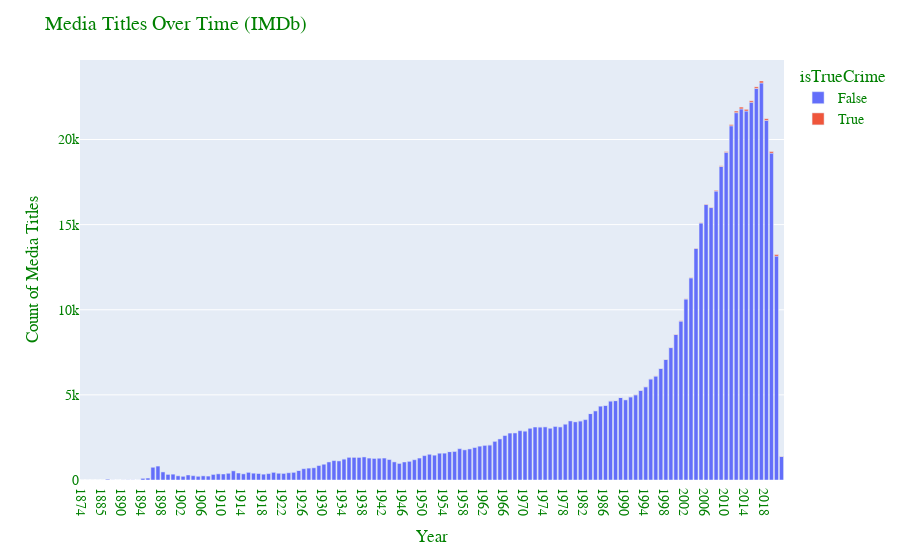

The notebook cell this image was saved under:
### Markdown cell above
### __Could this just be the result of media content increasing overall?__

Create a time series stacked bar chart from the media_titles dataframe, with the x axis being years and the y being the count of titles.  Part of the stack should be all media titles, and the remaining is specific to true crime.

 _Assumptions:_
  * IMDB is _comprehensive_, meaning it has all the titles we need to truly get a count of titles, both overall and for True Crime media.  We have already cleaned the data and dropped many titles, so we can only use this data to approximately _compare the years_ to each other.

### Code cell
media_titles_count = media_titles.groupby(['startYear', 'isTrueCrime'])['tconst'].count().reset_index()
fig = px.bar(media_titles_count, x="startYear", y="tconst", color='isTrueCrime')


fig.update_layout(
    title="Media Titles Over Time (IMDb)",
    xaxis_title="Year",
    yaxis_title="Count of Media Titles",
    font=dict(
        family="Times New Roman",
        size=14,
        color="Green"
    )
)

### Figure 1 — Plotly figure (JSON) as saved in the notebook; plotly's stock layout.template omitted (floating-point values rounded to 4 significant figures; data arrays with more than 128 entries replaced by an {"elided": "..."} marker saying what was removed)
{"data": [{"alignmentgroup": "True", "hovertemplate": "isTrueCrime=False<br>startYear=%{x}<br>tconst=%{y}<extra></extra>", "legendgroup": "False", "marker": {"color": "#636efa"}, "name": "False", "offsetgroup": "False", "orientation": "v", "showlegend": true, "textposition": "auto", "type": "bar", "x": {"elided": "140 str values"}, "xaxis": "x", "y": {"elided": "140 int values"}, "yaxis": "y"}, {"alignmentgroup": "True", "hovertemplate": "isTrueCrime=True<br>startYear=%{x}<br>tconst=%{y}<extra></extra>", "legendgroup": "True", "marker": {"color": "#EF553B"}, "name": "True", "offsetgroup": "True", "orientation": "v", "showlegend": true, "textposition": "auto", "type": "bar", "x": ["1925", "1934", "1936", "1937", "1951", "1955", "1963", "1970", "1971", "1973", "1974", "1977", "1978", "1980", "1981", "1983", "1984", "1986", "1987", "1988", "1989", "1990", "1991", "1992", "1993", "1994", "1995", "1996", "1997", "1998", "1999", "2000", "2001", "2002", "2003", "2004", "2005", "2006", "2007", "2008", "2009", "2010", "2011", "2012", "2013", "2014", "2015", "2016", "2017", "2018", "2019", "2020", "2021"], "xaxis": "x", "y": [1, 1, 5, 1, 1, 1, 2, 1, 1, 1, 2, 1, 2, 2, 2, 1, 5, 1, 6, 7, 4, 2, 5, 11, 6, 8, 6, 9, 6, 12, 13, 21, 23, 15, 22, 20, 16, 31, 26, 45, 40, 45, 68, 93, 106, 95, 87, 94, 114, 98, 92, 91, 14], "yaxis": "y"}], "layout": {"barmode": "relative", "font": {"color": "Green", "family": "Times New Roman", "size": 14}, "legend": {"title": {"text": "isTrueCrime"}, "tracegroupgap": 0}, "margin": {"t": 60}, "title": {"text": "Media Titles Over Time (IMDb)"}, "xaxis": {"anchor": "y", "domain": [0, 1], "title": {"text": "Year"}}, "yaxis": {"anchor": "x", "domain": [0, 1], "title": {"text": "Count of Media Titles"}}}}
